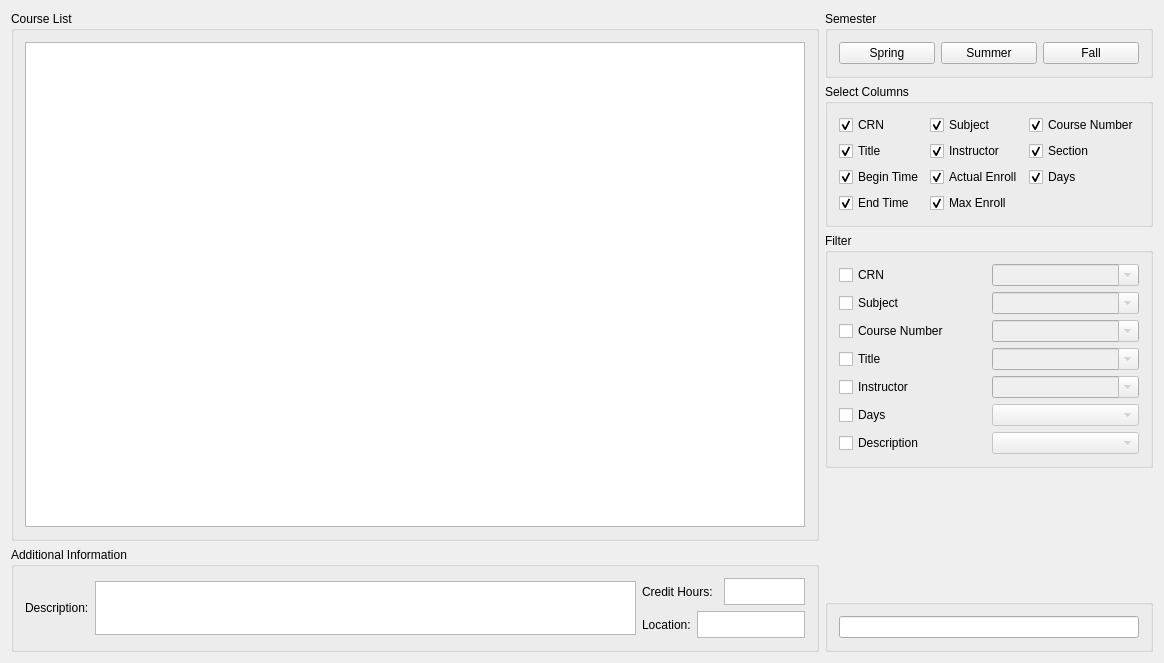
<?xml version="1.0" encoding="UTF-8"?>
<ui version="4.0">
 <class>MainWindow</class>
 <widget class="QMainWindow" name="MainWindow">
  <property name="geometry">
   <rect>
    <x>0</x>
    <y>0</y>
    <width>1164</width>
    <height>663</height>
   </rect>
  </property>
  <property name="windowTitle">
   <string>Florida Tech Course List</string>
  </property>
  <widget class="QWidget" name="centralWidget">
   <layout class="QHBoxLayout" name="horizontalLayout">
    <item>
     <layout class="QVBoxLayout" name="verticalLayout">
      <item>
       <widget class="QGroupBox" name="groupBox">
        <property name="title">
         <string>Course List</string>
        </property>
        <property name="flat">
         <bool>false</bool>
        </property>
        <layout class="QHBoxLayout" name="horizontalLayout_10">
         <item>
          <widget class="QTableWidget" name="courseTable">
           <property name="autoFillBackground">
            <bool>false</bool>
           </property>
           <property name="sizeAdjustPolicy">
            <enum>QAbstractScrollArea::AdjustIgnored</enum>
           </property>
           <property name="editTriggers">
            <set>QAbstractItemView::NoEditTriggers</set>
           </property>
           <property name="showDropIndicator" stdset="0">
            <bool>false</bool>
           </property>
           <property name="selectionMode">
            <enum>QAbstractItemView::SingleSelection</enum>
           </property>
           <property name="selectionBehavior">
            <enum>QAbstractItemView::SelectRows</enum>
           </property>
           <property name="textElideMode">
            <enum>Qt::ElideMiddle</enum>
           </property>
           <property name="verticalScrollMode">
            <enum>QAbstractItemView::ScrollPerPixel</enum>
           </property>
           <property name="horizontalScrollMode">
            <enum>QAbstractItemView::ScrollPerPixel</enum>
           </property>
           <property name="sortingEnabled">
            <bool>true</bool>
           </property>
           <property name="cornerButtonEnabled">
            <bool>true</bool>
           </property>
           <attribute name="horizontalHeaderCascadingSectionResizes">
            <bool>false</bool>
           </attribute>
           <attribute name="horizontalHeaderMinimumSectionSize">
            <number>10</number>
           </attribute>
           <attribute name="horizontalHeaderShowSortIndicator" stdset="0">
            <bool>true</bool>
           </attribute>
           <attribute name="horizontalHeaderStretchLastSection">
            <bool>false</bool>
           </attribute>
           <attribute name="verticalHeaderVisible">
            <bool>false</bool>
           </attribute>
          </widget>
         </item>
        </layout>
       </widget>
      </item>
      <item>
       <widget class="QGroupBox" name="groupBox_2">
        <property name="sizePolicy">
         <sizepolicy hsizetype="Preferred" vsizetype="Minimum">
          <horstretch>0</horstretch>
          <verstretch>0</verstretch>
         </sizepolicy>
        </property>
        <property name="title">
         <string>Additional Information</string>
        </property>
        <layout class="QVBoxLayout" name="verticalLayout_6">
         <item>
          <layout class="QHBoxLayout" name="horizontalLayout_9">
           <item>
            <widget class="QLabel" name="descriptionLabel">
             <property name="text">
              <string>Description:</string>
             </property>
             <property name="alignment">
              <set>Qt::AlignLeading|Qt::AlignLeft|Qt::AlignVCenter</set>
             </property>
            </widget>
           </item>
           <item>
            <widget class="QPlainTextEdit" name="descriptionPlainTextEdit">
             <property name="sizePolicy">
              <sizepolicy hsizetype="Expanding" vsizetype="Fixed">
               <horstretch>0</horstretch>
               <verstretch>0</verstretch>
              </sizepolicy>
             </property>
             <property name="minimumSize">
              <size>
               <width>0</width>
               <height>0</height>
              </size>
             </property>
             <property name="maximumSize">
              <size>
               <width>16777215</width>
               <height>54</height>
              </size>
             </property>
             <property name="horizontalScrollBarPolicy">
              <enum>Qt::ScrollBarAlwaysOff</enum>
             </property>
             <property name="readOnly">
              <bool>true</bool>
             </property>
             <property name="backgroundVisible">
              <bool>false</bool>
             </property>
            </widget>
           </item>
           <item>
            <layout class="QVBoxLayout" name="verticalLayout_2">
             <item>
              <layout class="QHBoxLayout" name="horizontalLayout_12">
               <item>
                <widget class="QLabel" name="creditHoursLabel">
                 <property name="sizePolicy">
                  <sizepolicy hsizetype="Preferred" vsizetype="Preferred">
                   <horstretch>0</horstretch>
                   <verstretch>0</verstretch>
                  </sizepolicy>
                 </property>
                 <property name="maximumSize">
                  <size>
                   <width>16777215</width>
                   <height>27</height>
                  </size>
                 </property>
                 <property name="text">
                  <string>Credit Hours:</string>
                 </property>
                </widget>
               </item>
               <item>
                <widget class="QPlainTextEdit" name="creditHoursPlainTextEdit">
                 <property name="sizePolicy">
                  <sizepolicy hsizetype="Fixed" vsizetype="Fixed">
                   <horstretch>0</horstretch>
                   <verstretch>0</verstretch>
                  </sizepolicy>
                 </property>
                 <property name="maximumSize">
                  <size>
                   <width>81</width>
                   <height>27</height>
                  </size>
                 </property>
                 <property name="verticalScrollBarPolicy">
                  <enum>Qt::ScrollBarAlwaysOff</enum>
                 </property>
                 <property name="horizontalScrollBarPolicy">
                  <enum>Qt::ScrollBarAlwaysOff</enum>
                 </property>
                 <property name="undoRedoEnabled">
                  <bool>false</bool>
                 </property>
                 <property name="lineWrapMode">
                  <enum>QPlainTextEdit::NoWrap</enum>
                 </property>
                 <property name="readOnly">
                  <bool>true</bool>
                 </property>
                </widget>
               </item>
              </layout>
             </item>
             <item>
              <layout class="QHBoxLayout" name="horizontalLayout_14">
               <item>
                <widget class="QLabel" name="locationLabel">
                 <property name="maximumSize">
                  <size>
                   <width>16777215</width>
                   <height>27</height>
                  </size>
                 </property>
                 <property name="text">
                  <string>Location:</string>
                 </property>
                </widget>
               </item>
               <item>
                <widget class="QPlainTextEdit" name="locationPlainTextEdit">
                 <property name="sizePolicy">
                  <sizepolicy hsizetype="Fixed" vsizetype="Fixed">
                   <horstretch>0</horstretch>
                   <verstretch>0</verstretch>
                  </sizepolicy>
                 </property>
                 <property name="maximumSize">
                  <size>
                   <width>108</width>
                   <height>27</height>
                  </size>
                 </property>
                 <property name="verticalScrollBarPolicy">
                  <enum>Qt::ScrollBarAlwaysOff</enum>
                 </property>
                 <property name="horizontalScrollBarPolicy">
                  <enum>Qt::ScrollBarAlwaysOff</enum>
                 </property>
                 <property name="lineWrapMode">
                  <enum>QPlainTextEdit::NoWrap</enum>
                 </property>
                 <property name="readOnly">
                  <bool>true</bool>
                 </property>
                </widget>
               </item>
              </layout>
             </item>
            </layout>
           </item>
          </layout>
         </item>
        </layout>
       </widget>
      </item>
      <item>
       <spacer name="horizontalSpacer">
        <property name="orientation">
         <enum>Qt::Horizontal</enum>
        </property>
        <property name="sizeHint" stdset="0">
         <size>
          <width>0</width>
          <height>0</height>
         </size>
        </property>
       </spacer>
      </item>
     </layout>
    </item>
    <item>
     <layout class="QVBoxLayout" name="verticalLayout_5">
      <item>
       <widget class="QGroupBox" name="semesterGroupBox">
        <property name="title">
         <string>Semester</string>
        </property>
        <layout class="QHBoxLayout" name="horizontalLayout_2">
         <item>
          <widget class="QPushButton" name="springSemesterButton">
           <property name="text">
            <string>Spring</string>
           </property>
          </widget>
         </item>
         <item>
          <widget class="QPushButton" name="summerSemesterButton">
           <property name="text">
            <string>Summer</string>
           </property>
          </widget>
         </item>
         <item>
          <widget class="QPushButton" name="fallSemesterButton">
           <property name="text">
            <string>Fall</string>
           </property>
          </widget>
         </item>
        </layout>
       </widget>
      </item>
      <item>
       <widget class="QGroupBox" name="selectColumnsGroupBox">
        <property name="title">
         <string>Select Columns</string>
        </property>
        <layout class="QGridLayout" name="gridLayout">
         <item row="0" column="0">
          <widget class="QCheckBox" name="crnSelectCheckBox">
           <property name="text">
            <string>CRN</string>
           </property>
           <property name="checked">
            <bool>true</bool>
           </property>
          </widget>
         </item>
         <item row="1" column="0">
          <widget class="QCheckBox" name="titleSelectCheckBox">
           <property name="text">
            <string>Title</string>
           </property>
           <property name="checked">
            <bool>true</bool>
           </property>
          </widget>
         </item>
         <item row="3" column="0">
          <widget class="QCheckBox" name="beginTimeSelectCheckBox">
           <property name="text">
            <string>Begin Time</string>
           </property>
           <property name="checked">
            <bool>true</bool>
           </property>
          </widget>
         </item>
         <item row="4" column="0">
          <widget class="QCheckBox" name="endTimeSelectCheckBox">
           <property name="text">
            <string>End Time</string>
           </property>
           <property name="checked">
            <bool>true</bool>
           </property>
          </widget>
         </item>
         <item row="0" column="1">
          <widget class="QCheckBox" name="subjectSelectCheckBox">
           <property name="text">
            <string>Subject</string>
           </property>
           <property name="checked">
            <bool>true</bool>
           </property>
          </widget>
         </item>
         <item row="0" column="2">
          <widget class="QCheckBox" name="courseNumberSelectCheckBox">
           <property name="text">
            <string>Course Number</string>
           </property>
           <property name="checked">
            <bool>true</bool>
           </property>
          </widget>
         </item>
         <item row="1" column="1">
          <widget class="QCheckBox" name="instructorSelectCheckBox">
           <property name="text">
            <string>Instructor</string>
           </property>
           <property name="checked">
            <bool>true</bool>
           </property>
          </widget>
         </item>
         <item row="3" column="1">
          <widget class="QCheckBox" name="actualEnrollSelectCheckBox">
           <property name="text">
            <string>Actual Enroll</string>
           </property>
           <property name="checked">
            <bool>true</bool>
           </property>
          </widget>
         </item>
         <item row="4" column="1">
          <widget class="QCheckBox" name="maxEnrollSelectCheckBox">
           <property name="text">
            <string>Max Enroll</string>
           </property>
           <property name="checked">
            <bool>true</bool>
           </property>
          </widget>
         </item>
         <item row="3" column="2">
          <widget class="QCheckBox" name="daysSelectCheckBox">
           <property name="text">
            <string>Days</string>
           </property>
           <property name="checked">
            <bool>true</bool>
           </property>
          </widget>
         </item>
         <item row="1" column="2">
          <widget class="QCheckBox" name="sectionSelectCheckBox">
           <property name="text">
            <string>Section</string>
           </property>
           <property name="checked">
            <bool>true</bool>
           </property>
          </widget>
         </item>
        </layout>
       </widget>
      </item>
      <item>
       <widget class="QGroupBox" name="filterGroupBox">
        <property name="title">
         <string>Filter</string>
        </property>
        <property name="flat">
         <bool>false</bool>
        </property>
        <property name="checkable">
         <bool>false</bool>
        </property>
        <layout class="QVBoxLayout" name="verticalLayout_3">
         <property name="spacing">
          <number>6</number>
         </property>
         <item>
          <layout class="QHBoxLayout" name="horizontalLayout_3">
           <property name="spacing">
            <number>6</number>
           </property>
           <property name="sizeConstraint">
            <enum>QLayout::SetDefaultConstraint</enum>
           </property>
           <item>
            <widget class="QCheckBox" name="crnFilterCheckBox">
             <property name="sizePolicy">
              <sizepolicy hsizetype="Minimum" vsizetype="Fixed">
               <horstretch>0</horstretch>
               <verstretch>0</verstretch>
              </sizepolicy>
             </property>
             <property name="text">
              <string>CRN</string>
             </property>
            </widget>
           </item>
           <item>
            <widget class="QComboBox" name="crnComboBox">
             <property name="enabled">
              <bool>false</bool>
             </property>
             <property name="sizePolicy">
              <sizepolicy hsizetype="Preferred" vsizetype="Minimum">
               <horstretch>0</horstretch>
               <verstretch>0</verstretch>
              </sizepolicy>
             </property>
             <property name="editable">
              <bool>true</bool>
             </property>
             <property name="maxVisibleItems">
              <number>20</number>
             </property>
             <property name="sizeAdjustPolicy">
              <enum>QComboBox::AdjustToContentsOnFirstShow</enum>
             </property>
             <property name="iconSize">
              <size>
               <width>16</width>
               <height>16</height>
              </size>
             </property>
            </widget>
           </item>
          </layout>
         </item>
         <item>
          <layout class="QHBoxLayout" name="horizontalLayout_5">
           <property name="spacing">
            <number>6</number>
           </property>
           <property name="sizeConstraint">
            <enum>QLayout::SetDefaultConstraint</enum>
           </property>
           <item>
            <widget class="QCheckBox" name="subjectFilterCheckBox">
             <property name="sizePolicy">
              <sizepolicy hsizetype="Minimum" vsizetype="Fixed">
               <horstretch>0</horstretch>
               <verstretch>0</verstretch>
              </sizepolicy>
             </property>
             <property name="text">
              <string>Subject</string>
             </property>
             <property name="tristate">
              <bool>false</bool>
             </property>
            </widget>
           </item>
           <item>
            <widget class="QComboBox" name="subjectComboBox">
             <property name="enabled">
              <bool>false</bool>
             </property>
             <property name="sizePolicy">
              <sizepolicy hsizetype="Preferred" vsizetype="Minimum">
               <horstretch>0</horstretch>
               <verstretch>0</verstretch>
              </sizepolicy>
             </property>
             <property name="editable">
              <bool>true</bool>
             </property>
             <property name="maxVisibleItems">
              <number>20</number>
             </property>
             <property name="insertPolicy">
              <enum>QComboBox::InsertAlphabetically</enum>
             </property>
             <property name="sizeAdjustPolicy">
              <enum>QComboBox::AdjustToContentsOnFirstShow</enum>
             </property>
            </widget>
           </item>
          </layout>
         </item>
         <item>
          <layout class="QHBoxLayout" name="horizontalLayout_4">
           <property name="spacing">
            <number>6</number>
           </property>
           <property name="sizeConstraint">
            <enum>QLayout::SetDefaultConstraint</enum>
           </property>
           <item>
            <widget class="QCheckBox" name="courseNumberFilterCheckBox">
             <property name="sizePolicy">
              <sizepolicy hsizetype="Minimum" vsizetype="Fixed">
               <horstretch>0</horstretch>
               <verstretch>0</verstretch>
              </sizepolicy>
             </property>
             <property name="text">
              <string>Course Number</string>
             </property>
            </widget>
           </item>
           <item>
            <widget class="QComboBox" name="courseNumberComboBox">
             <property name="enabled">
              <bool>false</bool>
             </property>
             <property name="sizePolicy">
              <sizepolicy hsizetype="Preferred" vsizetype="Minimum">
               <horstretch>0</horstretch>
               <verstretch>0</verstretch>
              </sizepolicy>
             </property>
             <property name="editable">
              <bool>true</bool>
             </property>
             <property name="maxVisibleItems">
              <number>20</number>
             </property>
             <property name="insertPolicy">
              <enum>QComboBox::InsertAlphabetically</enum>
             </property>
             <property name="sizeAdjustPolicy">
              <enum>QComboBox::AdjustToContentsOnFirstShow</enum>
             </property>
            </widget>
           </item>
          </layout>
         </item>
         <item>
          <layout class="QHBoxLayout" name="horizontalLayout_6">
           <property name="spacing">
            <number>6</number>
           </property>
           <property name="sizeConstraint">
            <enum>QLayout::SetDefaultConstraint</enum>
           </property>
           <item>
            <widget class="QCheckBox" name="titleFilterCheckBox">
             <property name="sizePolicy">
              <sizepolicy hsizetype="Minimum" vsizetype="Fixed">
               <horstretch>0</horstretch>
               <verstretch>0</verstretch>
              </sizepolicy>
             </property>
             <property name="text">
              <string>Title</string>
             </property>
            </widget>
           </item>
           <item>
            <widget class="QComboBox" name="titleComboBox">
             <property name="enabled">
              <bool>false</bool>
             </property>
             <property name="sizePolicy">
              <sizepolicy hsizetype="Preferred" vsizetype="Minimum">
               <horstretch>0</horstretch>
               <verstretch>0</verstretch>
              </sizepolicy>
             </property>
             <property name="editable">
              <bool>true</bool>
             </property>
             <property name="maxVisibleItems">
              <number>20</number>
             </property>
             <property name="sizeAdjustPolicy">
              <enum>QComboBox::AdjustToContentsOnFirstShow</enum>
             </property>
            </widget>
           </item>
          </layout>
         </item>
         <item>
          <layout class="QHBoxLayout" name="horizontalLayout_7">
           <property name="spacing">
            <number>6</number>
           </property>
           <property name="sizeConstraint">
            <enum>QLayout::SetDefaultConstraint</enum>
           </property>
           <item>
            <widget class="QCheckBox" name="instructorFilterCheckBox">
             <property name="sizePolicy">
              <sizepolicy hsizetype="Minimum" vsizetype="Fixed">
               <horstretch>0</horstretch>
               <verstretch>0</verstretch>
              </sizepolicy>
             </property>
             <property name="text">
              <string>Instructor</string>
             </property>
            </widget>
           </item>
           <item>
            <widget class="QComboBox" name="instructorComboBox">
             <property name="enabled">
              <bool>false</bool>
             </property>
             <property name="sizePolicy">
              <sizepolicy hsizetype="Preferred" vsizetype="Minimum">
               <horstretch>0</horstretch>
               <verstretch>0</verstretch>
              </sizepolicy>
             </property>
             <property name="editable">
              <bool>true</bool>
             </property>
             <property name="maxVisibleItems">
              <number>20</number>
             </property>
             <property name="insertPolicy">
              <enum>QComboBox::InsertAlphabetically</enum>
             </property>
             <property name="sizeAdjustPolicy">
              <enum>QComboBox::AdjustToContentsOnFirstShow</enum>
             </property>
            </widget>
           </item>
          </layout>
         </item>
         <item>
          <layout class="QHBoxLayout" name="horizontalLayout_8">
           <property name="spacing">
            <number>6</number>
           </property>
           <property name="sizeConstraint">
            <enum>QLayout::SetDefaultConstraint</enum>
           </property>
           <item>
            <widget class="QCheckBox" name="daysFilterCheckBox">
             <property name="sizePolicy">
              <sizepolicy hsizetype="Minimum" vsizetype="Fixed">
               <horstretch>0</horstretch>
               <verstretch>0</verstretch>
              </sizepolicy>
             </property>
             <property name="text">
              <string>Days</string>
             </property>
            </widget>
           </item>
           <item>
            <widget class="QComboBox" name="daysComboBox">
             <property name="enabled">
              <bool>false</bool>
             </property>
             <property name="sizePolicy">
              <sizepolicy hsizetype="Preferred" vsizetype="Minimum">
               <horstretch>0</horstretch>
               <verstretch>0</verstretch>
              </sizepolicy>
             </property>
             <property name="editable">
              <bool>false</bool>
             </property>
             <property name="maxVisibleItems">
              <number>20</number>
             </property>
             <property name="sizeAdjustPolicy">
              <enum>QComboBox::AdjustToContentsOnFirstShow</enum>
             </property>
            </widget>
           </item>
          </layout>
         </item>
         <item>
          <layout class="QHBoxLayout" name="horizontalLayout_13">
           <item>
            <widget class="QCheckBox" name="descriptionFilterCheckBox">
             <property name="text">
              <string>Description</string>
             </property>
            </widget>
           </item>
           <item>
            <widget class="QComboBox" name="descriptionComboBox">
             <property name="enabled">
              <bool>false</bool>
             </property>
             <property name="sizePolicy">
              <sizepolicy hsizetype="Preferred" vsizetype="Minimum">
               <horstretch>0</horstretch>
               <verstretch>0</verstretch>
              </sizepolicy>
             </property>
            </widget>
           </item>
          </layout>
         </item>
        </layout>
       </widget>
      </item>
      <item>
       <spacer name="verticalSpacer">
        <property name="orientation">
         <enum>Qt::Vertical</enum>
        </property>
        <property name="sizeHint" stdset="0">
         <size>
          <width>20</width>
          <height>40</height>
         </size>
        </property>
       </spacer>
      </item>
      <item>
       <widget class="QGroupBox" name="groupBox_3">
        <property name="title">
         <string/>
        </property>
        <layout class="QVBoxLayout" name="verticalLayout_4">
         <item>
          <widget class="QLineEdit" name="secretCodeLineEdit">
           <property name="sizePolicy">
            <sizepolicy hsizetype="Minimum" vsizetype="Fixed">
             <horstretch>0</horstretch>
             <verstretch>0</verstretch>
            </sizepolicy>
           </property>
           <property name="clearButtonEnabled">
            <bool>true</bool>
           </property>
          </widget>
         </item>
        </layout>
       </widget>
      </item>
     </layout>
    </item>
   </layout>
  </widget>
 </widget>
 <layoutdefault spacing="6" margin="11"/>
 <resources/>
 <connections/>
</ui>
